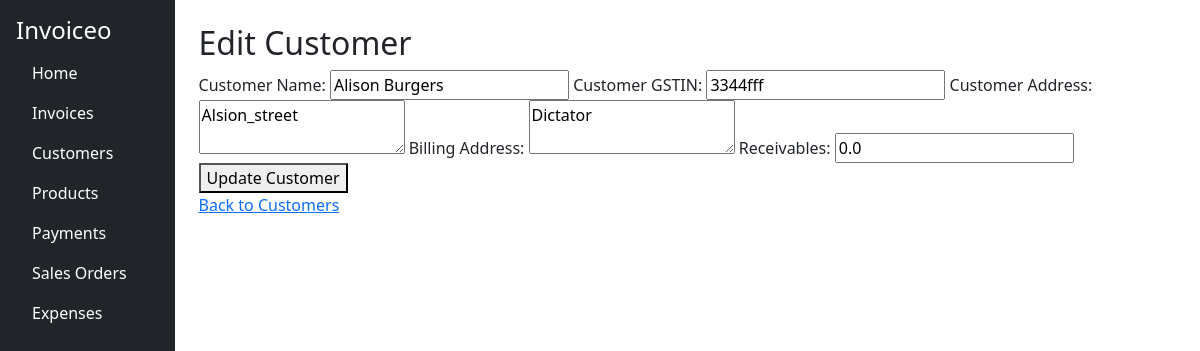
The page /edit_customer/2 on the database its author committed.
### app.py (models this page shows)
class Customer(db.Model):
    id = db.Column(db.Integer, primary_key=True)
    customer_name = db.Column(db.String(100), nullable=False)
    customer_gstin = db.Column(db.String(15), nullable=False)
    customer_address = db.Column(db.String(300), nullable=False)
    billing_address = db.Column(db.String(300), nullable=False)
    receivables = db.Column(db.Float, default=0.0)

### app.py (the view, shortened to what this page needs)
@app.route('/edit_customer/<int:id>', methods=['GET', 'POST'])
def edit_customer(id):
    customer = Customer.query.get_or_404(id)
    return render_template('edit_customer.html', customer=customer)

### templates/edit_customer.html
{% extends 'base.html' %}
{% block content %}
    <h2>Edit Customer</h2>
    <form action="{{ url_for('edit_customer', id=customer.id) }}" method="POST">
        <label for="customer_name">Customer Name:</label>
        <input type="text" id="customer_name" name="customer_name" value="{{ customer.customer_name }}" required>
        <label for="customer_gstin">Customer GSTIN:</label>
        <input type="text" id="customer_gstin" name="customer_gstin" value="{{ customer.customer_gstin }}" required>
        <label for="customer_address">Customer Address:</label>
        <textarea id="customer_address" name="customer_address" required>{{ customer.customer_address }}</textarea>
        <label for="billing_address">Billing Address:</label>
        <textarea id="billing_address" name="billing_address" required>{{ customer.billing_address }}</textarea>
        <label for="receivables">Receivables:</label>
        <input type="number" id="receivables" name="receivables" step="0.01" value="{{ customer.receivables }}" required>
        <button type="submit">Update Customer</button>
    </form>
    <a href="{{ url_for('customers') }}">Back to Customers</a>
    {% endblock %}

### rows shown on the page
Customer: customer_name "Alison Burgers", customer_gstin "3344fff", customer_address "Alsion_street", billing_address "Dictator", receivables "0.0"
